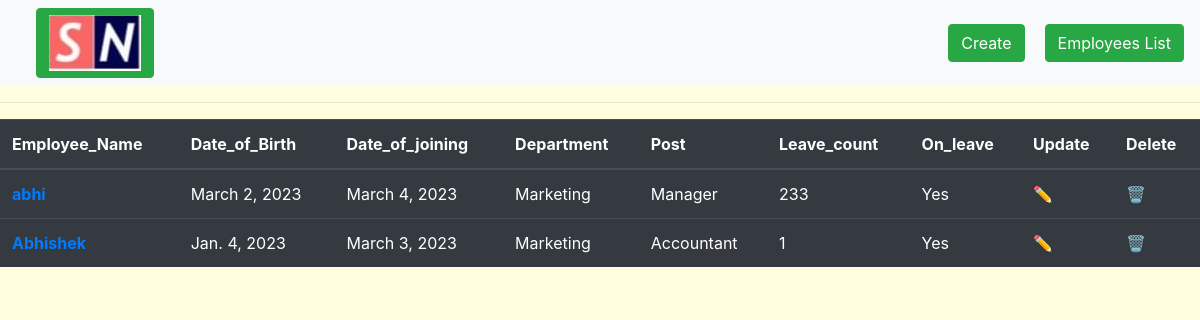
The page /all_employees on the database its author committed.
### EMS/models.py (models this page shows, shortened)
class Employee(models.Model):
    name=models.CharField(max_length=100)
    date_of_birth=models.DateField()
    date_of_joining=models.DateField()
    department=models.ForeignKey(Department,on_delete=models.CASCADE)
    post=models.ForeignKey(Post,on_delete=models.CASCADE)
    address=models.CharField(max_length=200)
    country=models.CharField(max_length=50)
    state=models.CharField(max_length=50)
    city=models.CharField(max_length=50)
    zipcode=models.IntegerField()
    active=models.BooleanField()
    leave_count=models.IntegerField()
    on_leave=models.BooleanField()

class Department(models.Model):
    name=models.CharField(max_length=50)
    def __str__(self):
        return self.name

class Post(models.Model):
    name=models.CharField(max_length=50)
    def __str__(self):
        return self.name

### EMS/views.py (the view)
# urls.py: path('all_employees',all_employees,name='all_employees'),
def all_employees(request):
    employees=Employee.objects.all()
    return render(request,'all_employees.html',{'employees':employees})

### EMS/templates/all_employees.html (shortened to what this page needs)
{% extends 'base.html' %}
{% block content %}
<table class="table table-dark">
    <thead>
        <tr>
            <th scope="col">Employee_Name</th>
            <th scope="col">Date_of_Birth</th>
            <th scope="col">Date_of_joining</th>
            <th scope="col">Department</th>
            <th scope="col">Post </th>
            <th scope="col">Leave_count </th>
            <th scope="col">On_leave </th>
            <th scope="col">Update </th>
            <th scope="col">Delete </th>
        </tr>
    </thead>
    <tbody>
        {% for employee in employees %}
        <tr>
            <th scope="row"><a href="{% url 'get_employee' employee.id %}">{{employee.name}}</a></th>
            <td>{{employee.date_of_birth}}</td>
            <td>{{employee.date_of_joining}}</td>
            <td>{{employee.department}}</td>
            <td>{{employee.post}}</td>
            <td>{{employee.leave_count}}</td>
            {% if employee.on_leave %}
            <td>Yes</td>
            {% else %}
            <td>No</td>
            {% endif %}
            <td>
                <a href="{% url 'update_employee' employee.id %}">✏️</a>
            </td>
            <td>
                <a href="{% url 'remove_employee' employee.id %}">🗑️</a>
            </td>
        </tr>
        {% endfor %}
    </tbody>
</table>
{% endblock %}

### EMS/templates/base.html (shortened to what this page needs)
<!doctype html>
<html lang="en">
<head>
    {% load static %}
    <link rel="stylesheet" href="https://cdn.jsdelivr.net/npm/bootstrap@4.3.1/dist/css/bootstrap.min.css"
>
</head>
<body style="background-color:lightyellow">
    <nav class="navbar navbar-expand-lg navbar-light bg-light">
        <div class="collapse navbar-collapse" id="navbarSupportedContent">
            <ul class="navbar-nav my-2 my-lg-0">
                <li class="nav-item " style="margin-left: 20px;">
                    <a class="btn btn-success" href="{% url 'home' %}" <span class=" sr-only"><img
                            src="{% static 'image/sopeonow.jpeg' %}"></span></a>
                </li>
            </ul>
        </div>
        <ul class="navbar-nav my-2 my-lg-0">
            <li class="nav-item " style="margin-left: 20px;">
                <a class="btn btn-success" href="{% url 'create_employee' %}" <span class="sr-only">Create</span></a>
            </li>
            <li class="nav-item " style="margin-left: 20px;">
                <a class="btn btn-success" href="{% url 'all_employees' %}" <span class="sr-only">Employees
                    List</span></a>
            </li>
        </ul>
    </nav>
    <hr>
    {% block content %}
    {% endblock %}
</body>
</html>

### rows shown on the page
Employee: name "abhi", date_of_birth "March 2, 2023", date_of_joining "March 4, 2023", department "Marketing", post "Manager", leave_count "233", on_leave "Yes"
Employee: name "Abhishek", date_of_birth "Jan. 4, 2023", date_of_joining "March 3, 2023", department "Marketing", post "Accountant", leave_count "1", on_leave "Yes"
